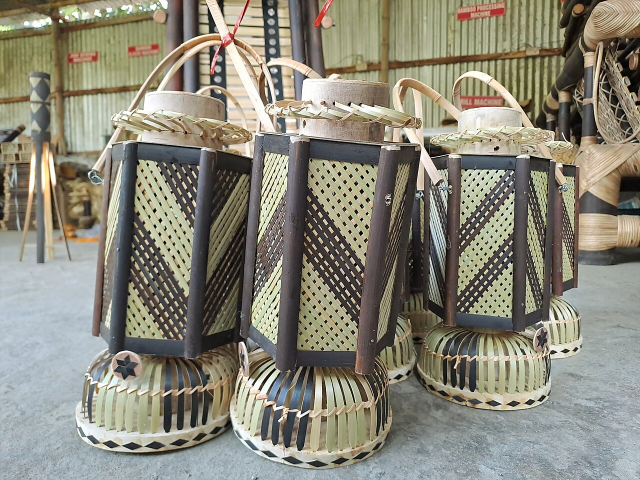
#> input picture images_accepted/Assam/Art & Crafts/1280px-Innovative_Bamboo_Crafts_of_Assam.jpg, 1280 x 960 px (shown at 1/2 size)
$ python -i stage_b_quality.py   (imports and definitions only)
#> lines starting #> are read from the running program, lines starting #| are printed output that depends on the picture
### src/config.py
"""
IndiaCulFair Dataset Configuration and Taxonomies.
Target: 7 states x 7 categories x 200 approved unique images = 9,800 approved unique images.
"""

from pathlib import Path

# Base Paths
WORKSPACE_ROOT = Path(__file__).resolve().parent.parent
DATA_DIR = WORKSPACE_ROOT / "data"
STAGING_DIR = WORKSPACE_ROOT / "staging"
ACCEPTED_DIR = WORKSPACE_ROOT / "images_accepted"
QUARANTINE_DIR = WORKSPACE_ROOT / "images_quarantine"
REJECTED_DIR = WORKSPACE_ROOT / "images_rejected"
REPORTS_DIR = WORKSPACE_ROOT / "reports"

# Ensure foundational directories exist
for directory in [DATA_DIR, STAGING_DIR, ACCEPTED_DIR, QUARANTINE_DIR, REJECTED_DIR, REPORTS_DIR]:
    directory.mkdir(parents=True, exist_ok=True)

# 1. FIXED RESEARCH REQUIREMENTS
# Exactly 7 Indian States (Strictly NO Union Territories)
TARGET_STATES = [
    "Kerala",
    "Rajasthan",
    "Assam",
    "Goa",
    "Bihar",
    "Telangana",
    "Sikkim"
]

# Exactly 7 Top-Level Categories (Dance is strictly excluded from taxonomy)
TARGET_CATEGORIES = {
    "C1": "Festivals",
    "C2": "Monuments",
    "C3": "Attire",
    "C4": "Cuisine",
    "C5": "Art & Crafts",
    "C6": "Cultural Symbols",
    "C7": "Communities"
}

CATEGORY_NAMES = list(TARGET_CATEGORIES.values())
CATEGORY_CODE_MAP = {v: k for k, v in TARGET_CATEGORIES.items()}

# Quota settings
TARGET_PER_CELL = 200
TOTAL_CELLS = len(TARGET_STATES) * len(TARGET_CATEGORIES)  # 49
TOTAL_DATASET_TARGET = TOTAL_CELLS * TARGET_PER_CELL       # 9,800

# 2. VALIDATION GATES (G1 to G10)
GATE_DEFINITIONS = {
    "G1": "File integrity and technical usability (decodable, dimensions, non-blank)",
    "G2": "Visual content matches assigned top-level category",
    "G3": "Claimed cultural concept matches visual evidence",
    "G4": "State association supported by reliable regional evidence",
    "G5": "Individual image licence is verified and permitted",
    "G6": "No exact SHA-256 duplicate exists in the dataset",
    "G7": "No unacceptable near-duplicate (perceptual hash)",
    "G8": "Source URL and essential provenance metadata preserved",
    "G9": "Two-pass verification critique does not disagree",
    "G10": "Category-specific evidence requirements satisfied"
}

# 3. TECHNICAL IMAGE THRESHOLDS (Stage A & B)
MIN_IMAGE_WIDTH = 512
MIN_IMAGE_HEIGHT = 512
MIN_LAPLACIAN_VARIANCE = 40.0       # Minimum sharpness / blur threshold (40.0 allows authentic portraits/bokeh while rejecting blurry shots)
MIN_BRIGHTNESS = 25.0               # Reject overly dark / underexposed images (0-255 scale)
MAX_BRIGHTNESS = 235.0              # Reject severely overexposed / washed out images
MIN_CONTRAST_STD = 15.0             # Reject low contrast / washed out images
MAX_BLANK_PERCENTAGE = 0.85         # Reject if >85% of pixels are uniform color
ALLOWED_FORMATS = {"JPEG", "PNG", "WEBP"}
MAX_PERCEPTUAL_HASH_DIFF = 5        # Hamming distance <= 5 flagged as near duplicate

# 4. LICENCE PERMISSIONS (Stage E)
PERMITTED_LICENSES = {
    "CC0",
    "CC0 1.0",
    "Public Domain",
    "CC-PD-Mark",
    "CC BY",
    "CC BY 2.0",
    "CC BY 2.5",
    "CC BY 3.0",
    "CC BY 4.0",
    "CC BY-SA",
    "CC BY-SA 2.0",
    "CC BY-SA 2.5",
    "CC BY-SA 3.0",
    "CC BY-SA 4.0",
    "Free Art License",
    "FAL",
    "FAL 1.3",
    "GODL-India",
    "GODL"
}

FORBIDDEN_LICENSES = {
    "CC BY-NC",
    "CC BY-NC 2.0",
    "CC BY-NC 3.0",
    "CC BY-NC 4.0",
    "CC BY-NC-SA",
    "CC BY-NC-SA 2.0",
    "CC BY-NC-SA 3.0",
    "CC BY-NC-SA 4.0",
    "CC BY-ND",
    "CC BY-ND 2.0",
    "CC BY-ND 3.0",
    "CC BY-ND 4.0",
    "CC BY-NC-ND",
    "All Rights Reserved",
    "Copyrighted",
    "Unknown",
    "Commercial Only"
}

# 5. TRUSTED SOURCE DOMAINS (For Regional Provenance Verification)
TRUSTED_SOURCE_DOMAINS = [
    "commons.wikimedia.org",
    "wikipedia.org",
    "asi.nic.in",
    "ignca.gov.in",
    "indiaculture.gov.in",
    "sahapedia.org",
    "keralatourism.org",
    "tourism.rajasthan.gov.in",
    "assamtourism.gov.in",
    "goatourism.gov.in",
    "bihartourism.gov.in",
    "telanganatourism.gov.in",
    "sikkimtourism.gov.in",
    "unesco.org",
    "smithsonianmag.com",
    "museums.gov.in",
    "archive.org",
    "flickr.com"  # With verified CC licence filter
]

# Explicit Status Values
STATUS_APPROVED = "APPROVED"
STATUS_QUARANTINE = "QUARANTINE"
STATUS_REJECTED = "REJECTED"
STATUS_UNVERIFIED = "UNVERIFIED"

### src/validator/stage_b_quality.py
"""
Stage B: Technical Image Quality Inspector.
Performs quantitative pixel analysis for:
- Blur detection via Laplacian variance
- Exposure/lighting checks (underexposed vs overexposed)
- Contrast and dynamic range
- Watermark / promotional banner detection
- Collage / multi-panel layout detection
- Screenshot / infographic / UI artifact detection
"""

from pathlib import Path
from typing import Dict, Any, Tuple
import numpy as np
from PIL import Image
from scipy.signal import convolve2d

from src.config import (
    MIN_LAPLACIAN_VARIANCE,
    MIN_BRIGHTNESS,
    MAX_BRIGHTNESS,
    MIN_CONTRAST_STD
)


def compute_laplacian_variance(gray_array: np.ndarray) -> float:
    """Compute blur metric using variance of 2D discrete Laplacian filter."""
    laplacian_kernel = np.array([
        [0,  1, 0],
        [1, -4, 1],
        [0,  1, 0]
    ], dtype=np.float32)

    # Downsample if image is very large for efficiency
    h, w = gray_array.shape
    if max(h, w) > 1024:
        scale = 1024.0 / max(h, w)
        new_w, new_h = int(w * scale), int(h * scale)
        img_pil = Image.fromarray(gray_array.astype(np.uint8)).resize((new_w, new_h), Image.Resampling.BILINEAR)
        gray_array = np.array(img_pil, dtype=np.float32)

    laplacian = convolve2d(gray_array, laplacian_kernel, mode="valid")
    return float(np.var(laplacian))


def detect_collage_patterns(gray_array: np.ndarray) -> Tuple[bool, str]:
    """
    Detect multi-panel collages by analyzing strong horizontal/vertical dividing lines
    AND verifying color/intensity distribution discontinuity across the partition.
    Prevents false positives on natural architecture like pillars, arches, and window frames.
    """
    h, w = gray_array.shape
    if h < 200 or w < 200:
        return False, "Image too small for collage analysis"

    dx = np.abs(np.diff(gray_array, axis=1))
    dy = np.abs(np.diff(gray_array, axis=0))

    col_edge_sums = np.mean(dx, axis=0)
    row_edge_sums = np.mean(dy, axis=1)

    # Check common collage grid dividing positions
    for fraction in [0.5, 0.333, 0.667, 0.25, 0.75]:
        target_col = int(w * fraction)
        window_col = col_edge_sums[max(0, target_col - 5):min(w - 1, target_col + 5)]
        if len(window_col) > 0 and np.max(window_col) > 4.5 * np.median(col_edge_sums):
            # Check if left and right panels have distinct mean brightness/variance (true collage)
            left_side = gray_array[:, :target_col]
            right_side = gray_array[:, target_col:]
            if left_side.size > 0 and right_side.size > 0:
                mean_diff = abs(float(np.mean(left_side)) - float(np.mean(right_side)))
                var_diff = abs(float(np.var(left_side)) - float(np.var(right_side)))
                # If both sides are structurally disconnected
                if mean_diff > 35.0 or var_diff > 1200.0:
                    return True, f"Vertical collage partition detected near {int(fraction*100)}% width (mean diff: {mean_diff:.1f})"

        target_row = int(h * fraction)
        window_row = row_edge_sums[max(0, target_row - 5):min(h - 1, target_row + 5)]
        if len(window_row) > 0 and np.max(window_row) > 4.5 * np.median(row_edge_sums):
            top_side = gray_array[:target_row, :]
            bot_side = gray_array[target_row:, :]
            if top_side.size > 0 and bot_side.size > 0:
                mean_diff = abs(float(np.mean(top_side)) - float(np.mean(bot_side)))
                var_diff = abs(float(np.var(top_side)) - float(np.var(bot_side)))
                if mean_diff > 35.0 or var_diff > 1200.0:
                    return True, f"Horizontal collage partition detected near {int(fraction*100)}% height (mean diff: {mean_diff:.1f})"

    return False, "No collage dividers detected"


def detect_screenshot_or_banner(img_arr: np.ndarray) -> Tuple[bool, str]:
    """
    Detect browser bars, letterboxing, heavy text banners, or screenshot UI elements.
    """
    h, w, c = img_arr.shape

    top_strip = img_arr[:int(h * 0.06), :, :]
    bot_strip = img_arr[int(h * 0.94):, :, :]

    for name, strip in [("Top", top_strip), ("Bottom", bot_strip)]:
        if strip.size > 0:
            std = np.std(strip)
            mean_val = np.mean(strip)
            if std < 2.0 and (mean_val < 15 or mean_val > 240):
                return True, f"{name} letterbox / solid banner detected"

    aspect_ratio = w / float(h)
    if aspect_ratio > 3.2 or aspect_ratio < 0.32:
        return True, f"Abnormal aspect ratio ({aspect_ratio:.2f}) indicative of banner/screenshot"

    return False, "Clean framing"


def validate_image_quality(file_path: Path) -> Tuple[bool, str, Dict[str, Any]]:
    """
    Execute Stage B Quality Validation.
    Computes all metrics into metadata first, then verifies thresholds.
    """
    quality_meta: Dict[str, Any] = {
        "blur_score": 0.0,
        "mean_brightness": 0.0,
        "contrast_std": 0.0,
        "is_blurry": False,
        "is_underexposed": False,
        "is_overexposed": False,
        "is_low_contrast": False,
        "is_collage": False,
        "is_screenshot_banner": False
    }

    try:
        with Image.open(file_path) as img:
            rgb_img = img.convert("RGB")
            arr = np.array(rgb_img, dtype=np.float32)

            # Grayscale conversion
            gray = 0.2989 * arr[:, :, 0] + 0.5870 * arr[:, :, 1] + 0.1140 * arr[:, :, 2]

            # 1. Compute all metrics
            blur_score = compute_laplacian_variance(gray)
            mean_brightness = float(np.mean(gray))
            contrast_std = float(np.std(gray))

            quality_meta["blur_score"] = round(blur_score, 2)
            quality_meta["mean_brightness"] = round(mean_brightness, 2)
            quality_meta["contrast_std"] = round(contrast_std, 2)

            # Check individual quality conditions
            if blur_score < MIN_LAPLACIAN_VARIANCE:
                quality_meta["is_blurry"] = True
            if mean_brightness < MIN_BRIGHTNESS:
                quality_meta["is_underexposed"] = True
            if mean_brightness > MAX_BRIGHTNESS:
                quality_meta["is_overexposed"] = True
            if contrast_std < MIN_CONTRAST_STD:
                quality_meta["is_low_contrast"] = True

            is_collage, collage_reason = detect_collage_patterns(gray)
            if is_collage:
                quality_meta["is_collage"] = True
                quality_meta["collage_reason"] = collage_reason

            is_banner, banner_reason = detect_screenshot_or_banner(arr)
            if is_banner:
                quality_meta["is_screenshot_banner"] = True
                quality_meta["banner_reason"] = banner_reason

            # Evaluate pass/fail hierarchy
            if quality_meta["is_underexposed"]:
                return (
                    False,
                    f"Image is underexposed / too dark (mean luminance: {mean_brightness:.1f} < {MIN_BRIGHTNESS})",
                    quality_meta
                )
            if quality_meta["is_overexposed"]:
                return (
                    False,
                    f"Image is severely overexposed / washed out (mean luminance: {mean_brightness:.1f} > {MAX_BRIGHTNESS})",
                    quality_meta
                )
            if quality_meta["is_low_contrast"]:
                return (
                    False,
                    f"Image has insufficient contrast (std dev: {contrast_std:.1f} < {MIN_CONTRAST_STD})",
                    quality_meta
                )
            if quality_meta["is_blurry"]:
                return (
                    False,
                    f"Image is severely blurry (Sharpness score: {blur_score:.1f} < threshold {MIN_LAPLACIAN_VARIANCE})",
                    quality_meta
                )
            if quality_meta["is_collage"]:
                return False, f"Collage detected: {collage_reason}", quality_meta
            if quality_meta["is_screenshot_banner"]:
                return False, f"Screenshot or banner detected: {banner_reason}", quality_meta

    except Exception as e:
        return False, f"Failed image quality inspection: {str(e)}", quality_meta

    return True, "PASSED", quality_meta

>>> result = validate_image_quality('../../images_accepted/Assam/Art & Crafts/1280px-Innovative_Bamboo_Crafts_of_Assam.jpg')
#> in validate_image_quality, img is the input picture: PIL image 1280x960 RGB; mean R, G, B 138.1, 135.2, 121.4
#> in validate_image_quality, `gray = 0.2989 * arr[:, :, 0] + 0.5870 * arr[:, :, 1] + 0.1140 * arr[:,..`:
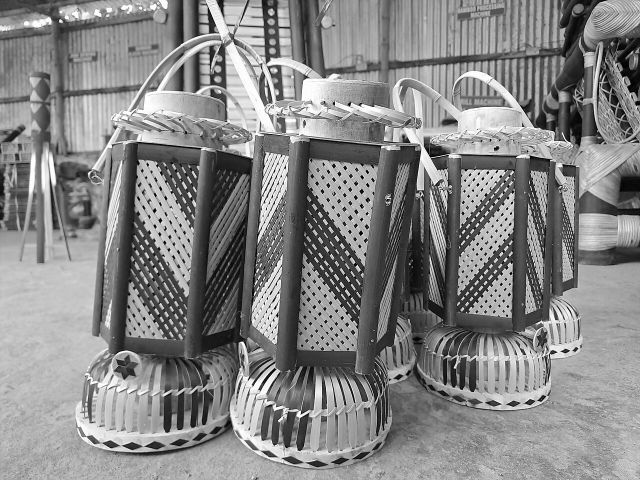
#> gray: shape (960, 1280) float32 (shown at 1/2 size); min 0, max 255, mean 134.5
#> in compute_laplacian_variance, `img_pil = Image.fromarray(gray_array.astype(np.uint8)).resize((new_w, ..`:
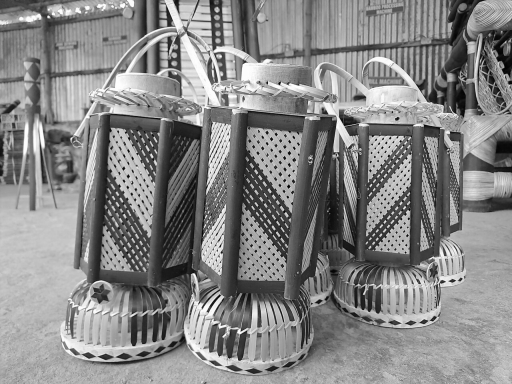
#> img_pil: PIL image 1024x768 L (shown at 1/2 size); min 0, max 254, mean 134
#> in compute_laplacian_variance, `laplacian = convolve2d(gray_array, laplacian_kernel, mode="valid")`:
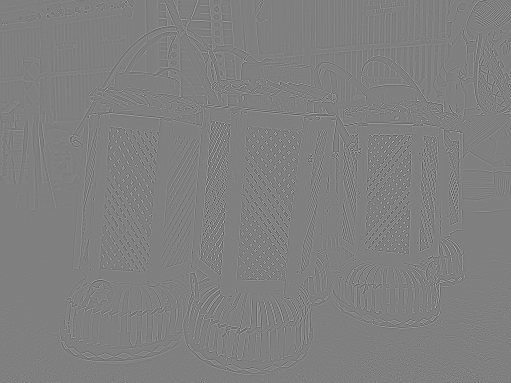
#> laplacian: shape (766, 1022) float32 (shown at 1/2 size); min -404, max 401, mean 0; drawn with min black and max white
#> in validate_image_quality, `blur_score = compute_laplacian_variance(gray)`: blur_score = 1894.3
#> in validate_image_quality, `mean_brightness = float(np.mean(gray))`: mean_brightness = 134.5
#> in validate_image_quality, `contrast_std = float(np.std(gray))`: contrast_std = 59.99
#> in detect_collage_patterns, `dx = np.abs(np.diff(gray_array, axis=1))`:
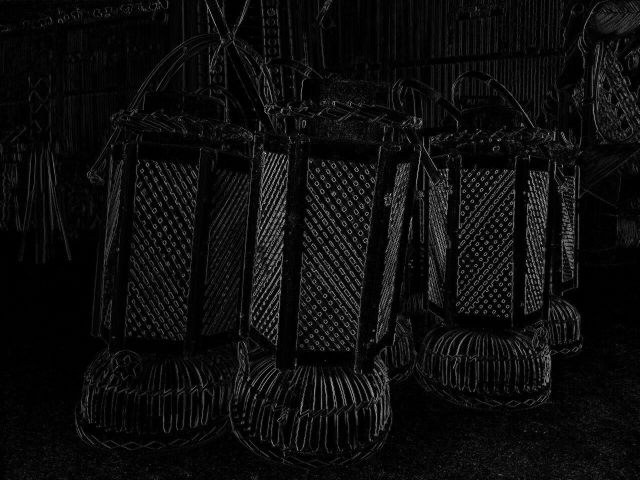
#> dx: shape (960, 1279) float32 (shown at 1/2 size); min 0, max 253.9, mean 13.9
#> in detect_collage_patterns, `dy = np.abs(np.diff(gray_array, axis=0))`:
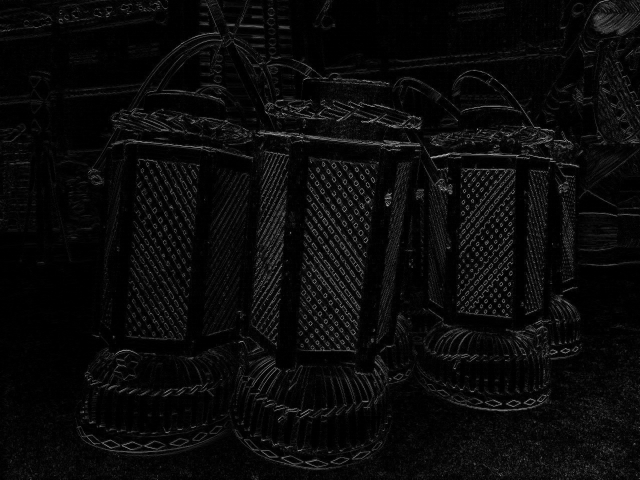
#> dy: shape (959, 1280) float32 (shown at 1/2 size); min 0, max 254.4, mean 10.8
#> in detect_collage_patterns, `col_edge_sums = np.mean(dx, axis=0)`: col_edge_sums = 1279 values, max 33.98 at index 556, min 3.21 at index 76, mean 13.89
#> in detect_collage_patterns, `row_edge_sums = np.mean(dy, axis=1)`: row_edge_sums = 959 values, max 24.5 at index 282, min 4.8 at index 83, mean 10.82
#> the loop in detect_collage_patterns, `for fraction in [0.5, 0.333, 0.667, 0.25, 0.75]:` made 5 passes
#> window_row on passes 3, 5: [8.74, 9.02, 8.75, 9.06, 9.62, 8.8, 8.4, 9.28, 9.1, 9.1], [10.64, 10.3, 9.39, 9.17, 9.48, 8.48, 9.08, 7.76, 7.3, 7.37]
#> in validate_image_quality, `is_collage, collage_reason = detect_collage_patterns(gray)`: is_collage = False; collage_reason = 'No collage dividers detected'
#> in detect_screenshot_or_banner, `top_strip = img_arr[:int(h * 0.06), :, :]`:
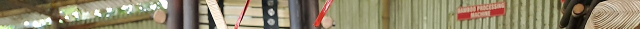
#> top_strip: shape (57, 1280, 3) float32 (shown at 1/2 size); mean R, G, B 143.9, 134.7, 107.9
#> in detect_screenshot_or_banner, `bot_strip = img_arr[int(h * 0.94):, :, :]`:
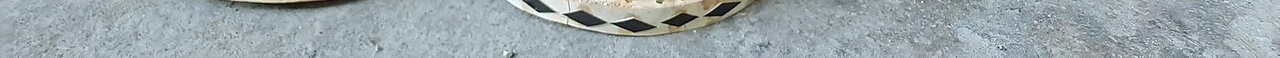
#> bot_strip: shape (58, 1280, 3) float32; mean R, G, B 155.9, 166.7, 171.2
#> the loop in detect_screenshot_or_banner, `for name, strip in [("Top", top_strip), ("Bottom", bot_strip)]:` made 2 passes
#> (name, std, mean_val) on passes 1 to 2: ('Top', 54.25, 128.8), ('Bottom', 30.81, 164.6)
#> in validate_image_quality, `is_banner, banner_reason = detect_screenshot_or_banner(arr)`: is_banner = False; banner_reason = 'Clean framing'

$ run again, on images_accepted/Assam/Art & Crafts/1280px-JAPA._A_very_old_and_rare,_no_longer_available_handwoven_box.jpg
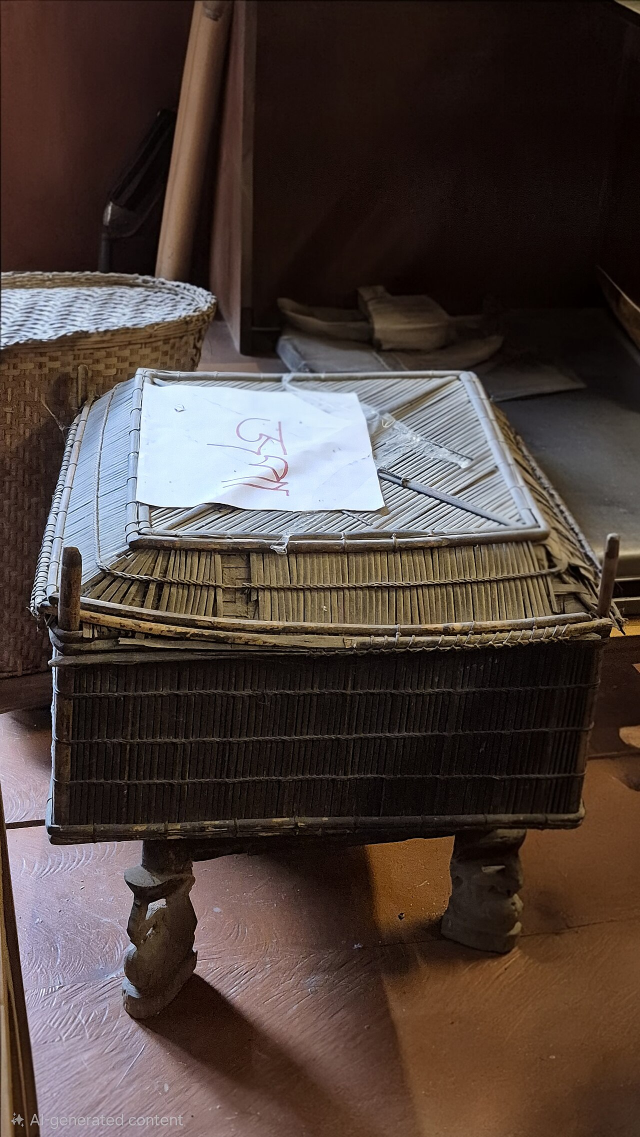
#> input picture images_accepted/Assam/Art & Crafts/1280px-JAPA._A_very_old_and_rare,_no_longer_available_handwoven_box.jpg, 1280 x 2274 px (shown at 1/2 size)
#> in validate_image_quality, img is the input picture: PIL image 1280x2274 RGB; mean R, G, B 77.3, 63.9, 58.8
#> blur_score = 976.6
#> mean_brightness = 67.34
#> contrast_std = 62.51
#> in detect_collage_patterns, `dy = np.abs(np.diff(gray_array, axis=0))`:
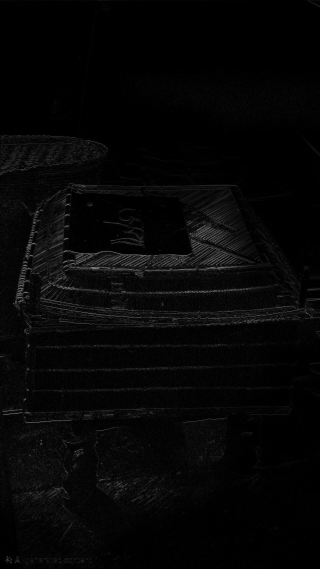
#> dy: shape (2273, 1280) float32 (shown at 1/4 size); min 0, max 253.9, mean 6.7
#> col_edge_sums = 1279 values, max 19.19 at index 104, min 1.27 at index 1272, mean 5.86
#> row_edge_sums = 2273 values, max 35.31 at index 1020, min 0.353 at index 164, mean 6.71
#> the loop in detect_collage_patterns, `for fraction in [0.5, 0.333, 0.667, 0.25, 0.75]:` made 5 passes
#> (window_col, window_row) on passes 3 to 5: ([7.78, 7.67, 7.3, 7.12, 7.14, 6.71, 6.77, 7.83, 7.17, 7.25], [5.7, 4.63, 4.17, 3.98, 4.19, 4.23, 4.26, 4.55, 5.57, 4.61]), ([6.81, 6.53, 6.36, 6.68, 7.22, 6.45, 6.48, 6.31, 6.51, 6.34], [3.78, 3.69, 4.4, 3.96, 3.4, 3.37, 4.65, 4.38, 3.99, 3.77]), ([4.48, 4.43, 4.05, 4.4, 5.07, 4.59, 4.86, 4.68, 4.64, 4.79], [5.03, 4.96, 5.68, 5.94, 5.39, 5.22, 5.12, 6.02, 5.58, 5.81])
#> is_collage = False; collage_reason = 'No collage dividers detected'
#> in detect_screenshot_or_banner, `bot_strip = img_arr[int(h * 0.94):, :, :]`:
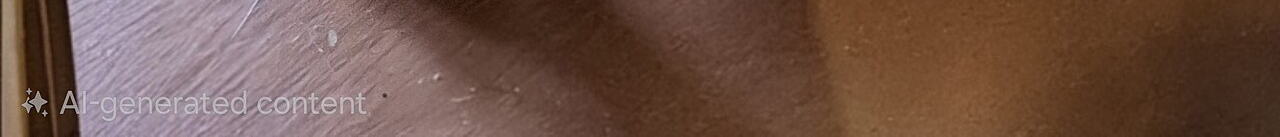
#> bot_strip: shape (137, 1280, 3) float32; mean R, G, B 111.6, 83.2, 71.7
#> the loop in detect_screenshot_or_banner, `for name, strip in [("Top", top_strip), ("Bottom", bot_strip)]:` made 2 passes
#> (name, std, mean_val) on passes 1 to 2: ('Top', 21.99, 27.55), ('Bottom', 45.39, 88.83)
#> is_banner = False; banner_reason = 'Clean framing'
